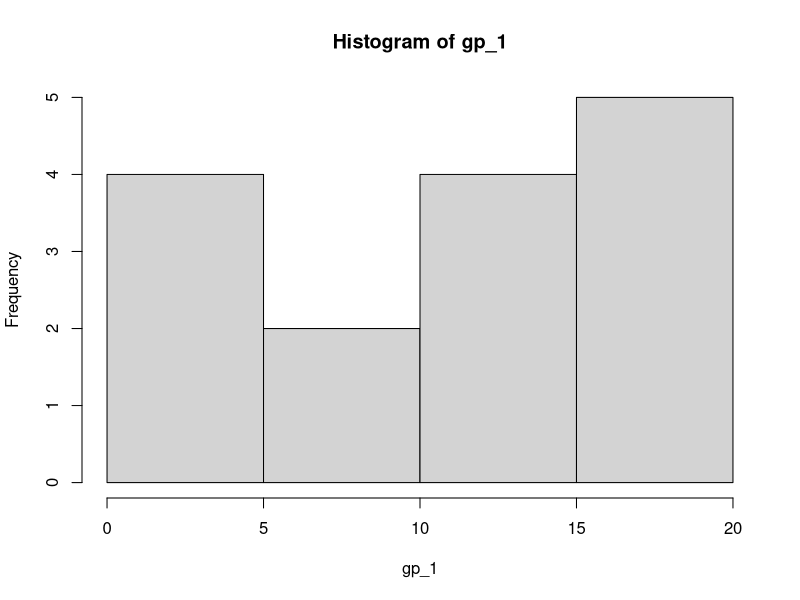
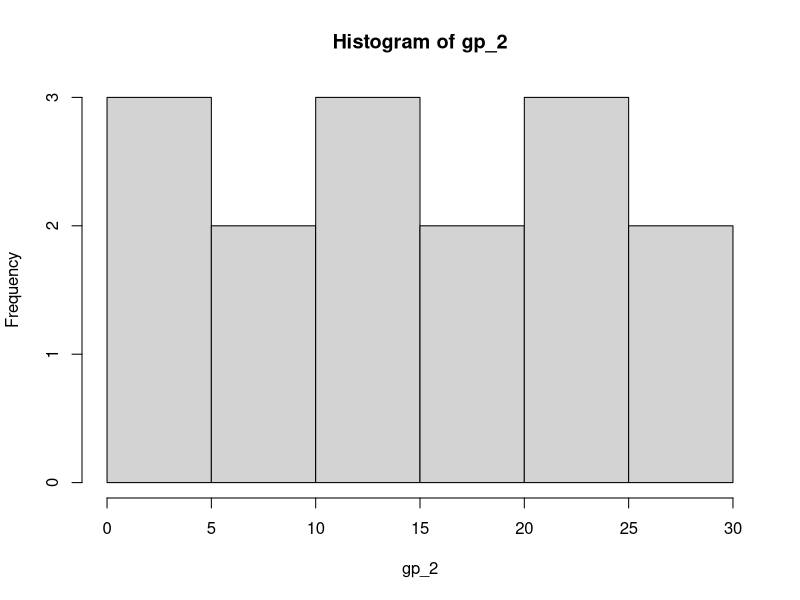
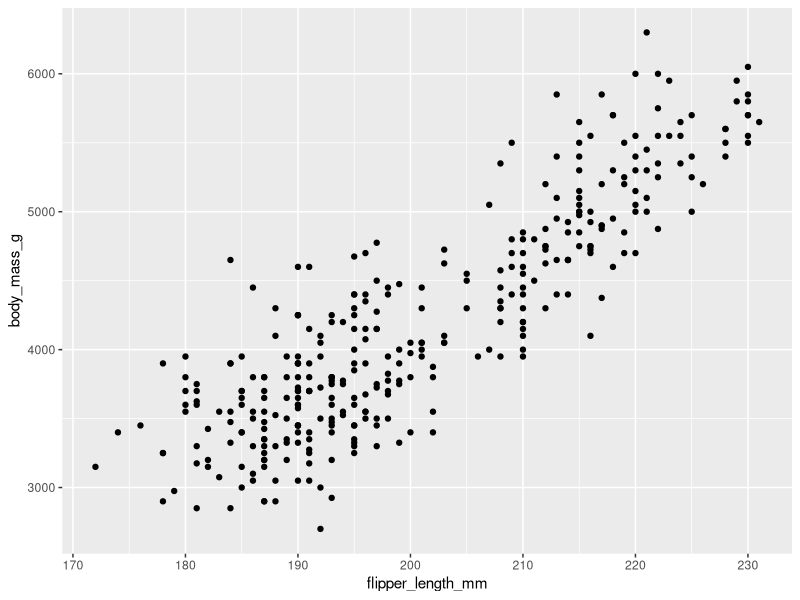
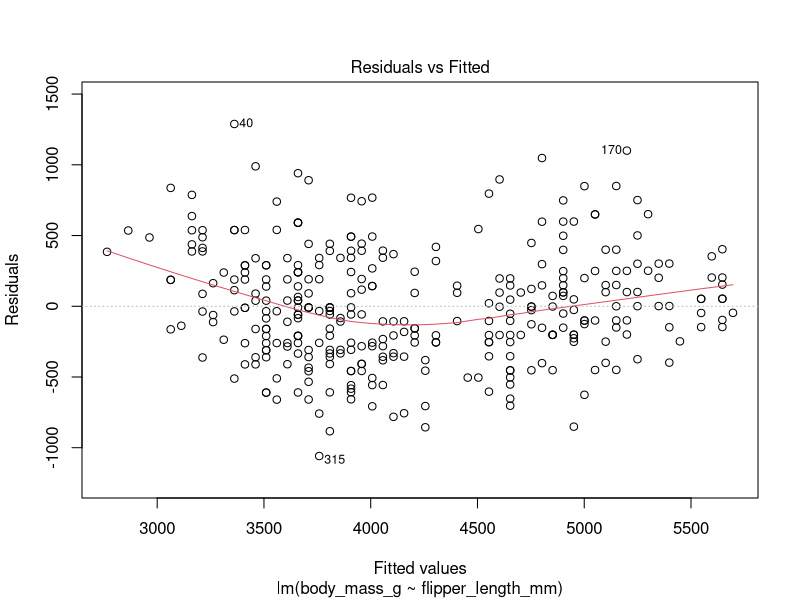
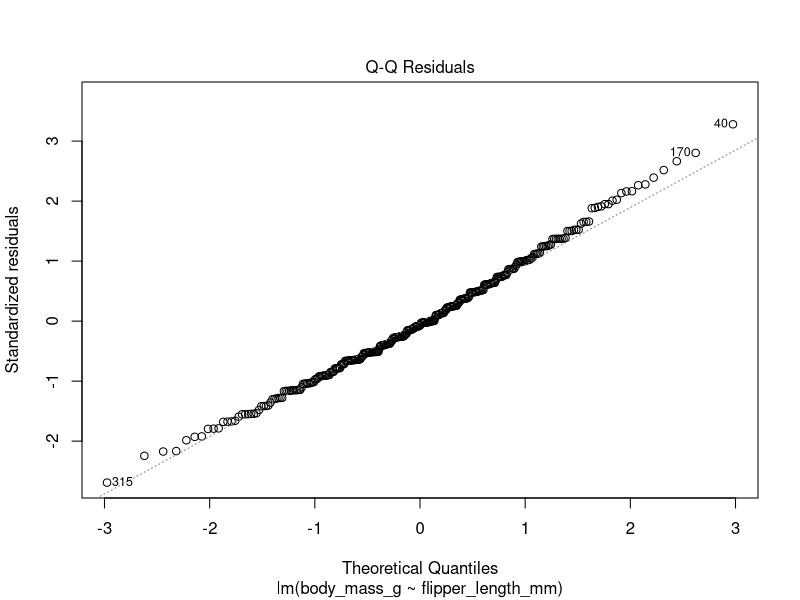
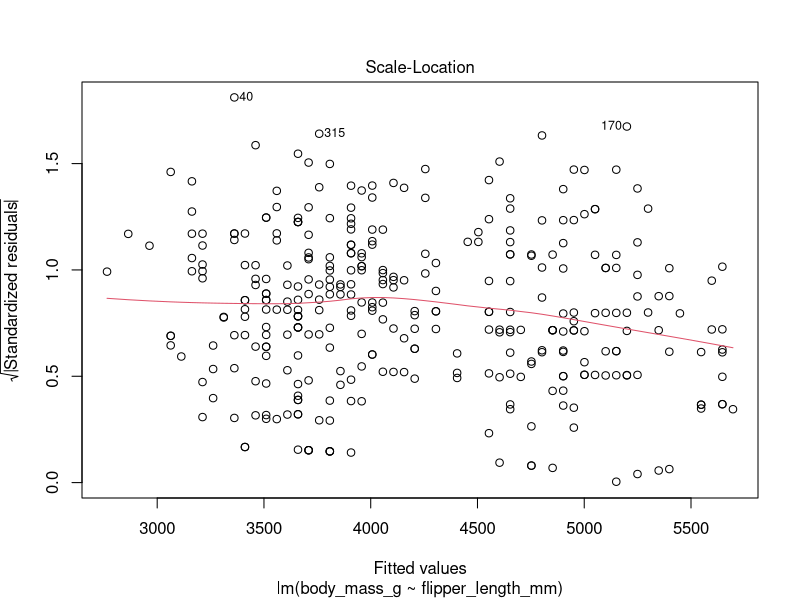
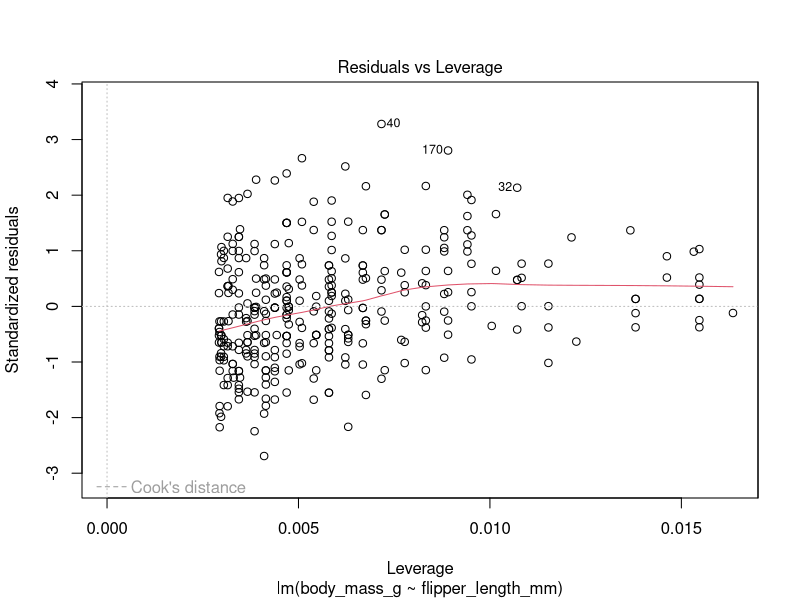
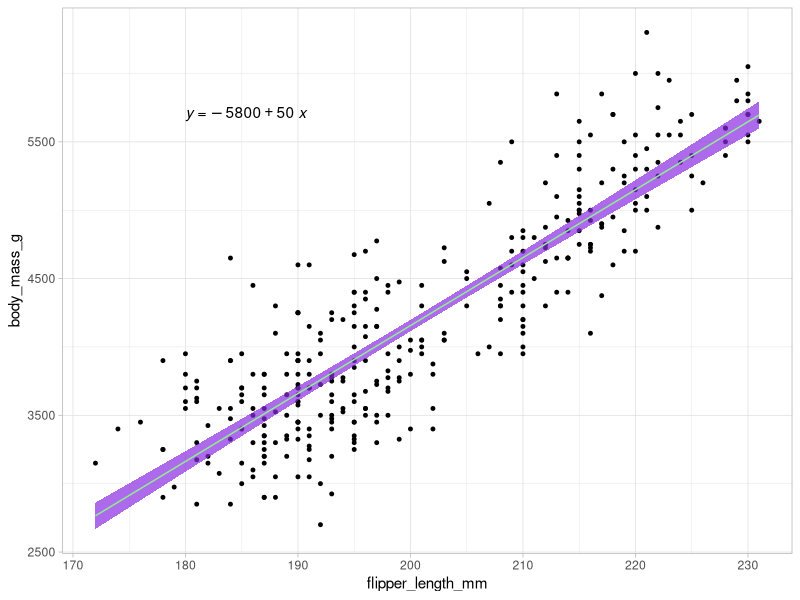

The R script that drew these images, in order:
## ---- chunk 1
knitr::opts_chunk$set(echo = TRUE)
## ---- chunk 2
library(tidyverse)
library(palmerpenguins)
library(ggpubr)
library(broom)
## ---- chunk 3
set.seed(1414)
gp_1 <-sample.int(20, size = 15, replace = TRUE)

set.seed(1424)
gp_2<- sample.int(30, size = 15, replace = TRUE)
## ---- chunk 4
hist(gp_1)
## ---- chunk 5
hist(gp_2)
## ---- chunk 6
my_mwu <- wilcox.test(gp_1, gp_2)
## ---- chunk 7
ggplot(data = penguins, aes(x = flipper_length_mm, y = body_mass_g))+
  geom_point()
## ---- chunk 8
penguin_lm <- lm(body_mass_g ~ flipper_length_mm, data = penguins)

summary(penguin_lm)
## ---- chunk 9
penguin_lm_tidy <- broom::tidy(penguin_lm)
## ---- chunk 10
#Get the intercept:

penguin_int <- penguin_lm_tidy$estimate[1]
penguin_int
## ---- chunk 11
#Get the flipper_length coefficient:

penguin_coef <- penguin_lm_tidy$estimate[2]
penguin_coef
## ---- chunk 12
penguin_lm_out <- broom::glance(penguin_lm)
penguin_lm_out
## ---- chunk 13
plot(penguin_lm)
## ---- chunk 14
ggplot(data = penguins, aes(x = flipper_length_mm, y = body_mass_g))+
  geom_point(size = 1)+
  geom_smooth(method = "lm",
              color = "lightgreen",
              size = 0.5,
              fill = "blueviolet",
              alpha = 0.7)+
  theme_light()+
  ggpubr::stat_regline_equation(label.x = 180, label.y = 5700)
## ---- chunk 15
penguins_cor <- cor.test(penguins$flipper_length_mm, penguins$body_mass_g)

penguins_cor
